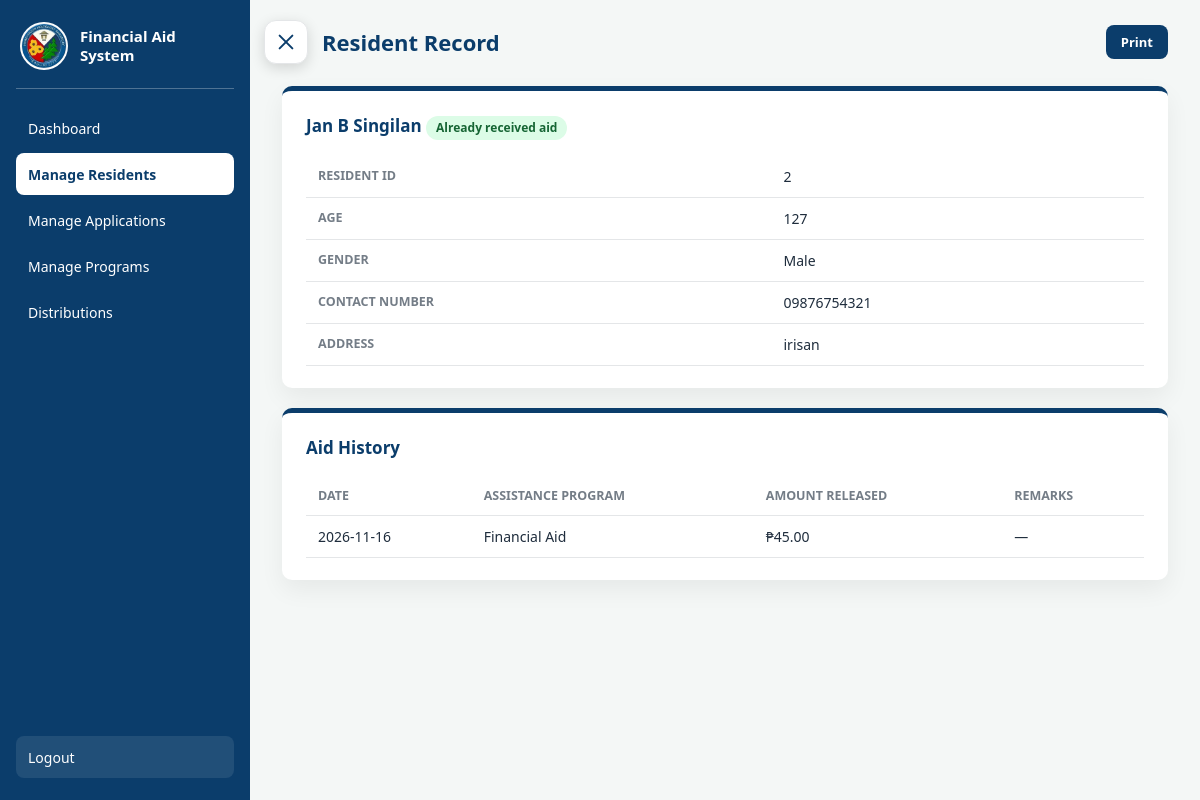
The page /worker/resident_record.php?id=2 (signed in) on the database as committed earlier.
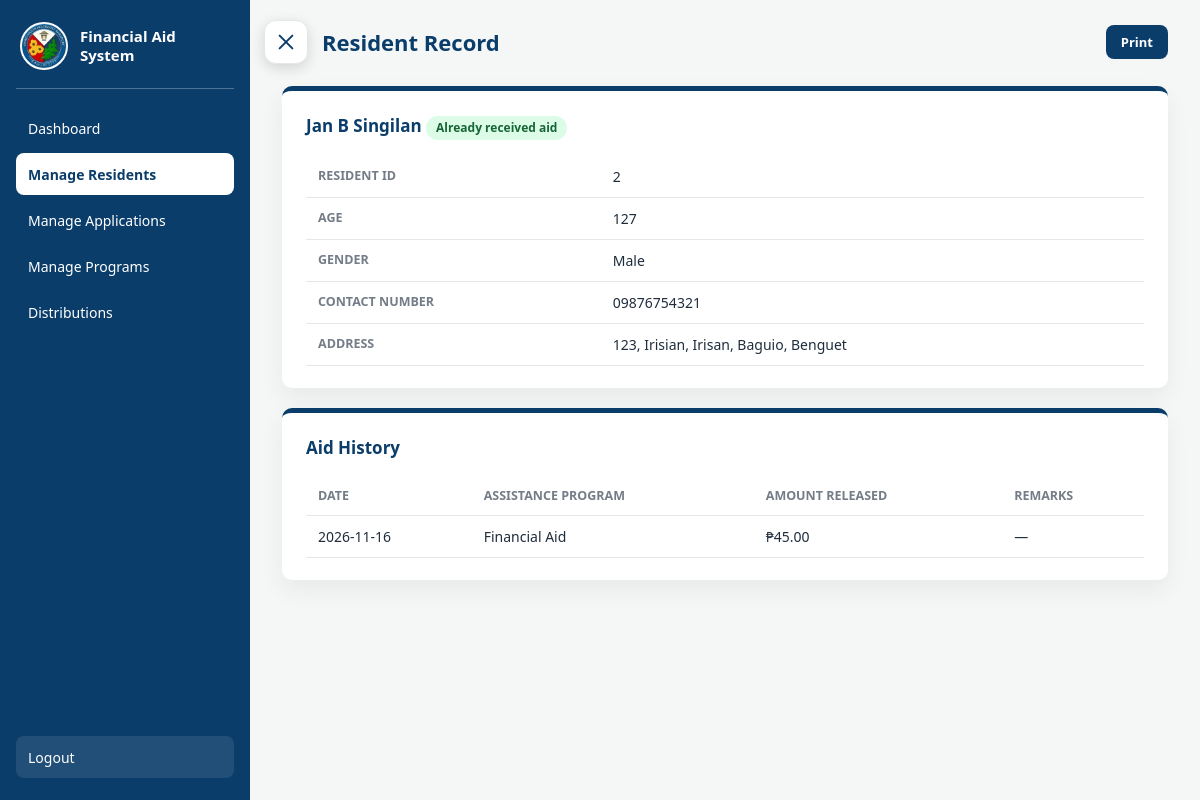
The same page on the database as committed later.
### tables this page shows
CREATE TABLE `resident_information` (
  `resident_id` int(11) NOT NULL,
  `user_id` int(11) DEFAULT NULL,
  `firstname` varchar(50) NOT NULL,
  `middlename` varchar(50) DEFAULT NULL,
  `lastname` varchar(50) NOT NULL,
  `suffix` varchar(10) DEFAULT NULL,
  `nickname` varchar(50) DEFAULT NULL,
  `birthdate` date DEFAULT NULL,
  `move_in_date` date DEFAULT NULL,
  `age` tinyint(3) UNSIGNED DEFAULT NULL,
  `gender` enum('Male','Female','Other') DEFAULT NULL,
  `civilstatus` enum('Single','Married','Widowed','Annulled') DEFAULT NULL,
  `contact` varchar(20) DEFAULT NULL,
  `email` varchar(100) DEFAULT NULL,
  `housenumber` varchar(20) DEFAULT NULL,
  `street` varchar(60) DEFAULT NULL,
  `barangay` varchar(50) DEFAULT NULL,
  `city` varchar(50) DEFAULT NULL,
  `province` varchar(50) DEFAULT NULL,
  `zipcode` char(4) DEFAULT NULL,
  `address` varchar(300) DEFAULT NULL,
  `birthplace` varchar(60) DEFAULT NULL,
  `occupation` varchar(60) DEFAULT NULL,
  `monthly_income` decimal(10,2) DEFAULT NULL,
  `education` enum('Elementary','High School','Senior High School','College','Graduate','Vocational') DEFAULT NULL,
  `course` varchar(100) DEFAULT NULL,
  `talents` text DEFAULT NULL,
  `marketable_skills` text DEFAULT NULL,
  `health_condition` text DEFAULT NULL,
  `transport_mode` enum('Public transportation','Personal vehicle','Company service','Walking','Other') DEFAULT NULL,
  `transport_details` varchar(100) DEFAULT NULL,
  `soloparent` enum('Yes','No') DEFAULT NULL,
  `children` tinyint(3) UNSIGNED DEFAULT NULL,
  `member` enum('Yes','No') DEFAULT NULL,
  `program` varchar(100) DEFAULT NULL,
  `dependent` enum('Yes','No') DEFAULT NULL,
  `relationship` varchar(50) DEFAULT NULL,
  `benefits` varchar(100) DEFAULT NULL,
  `school` varchar(100) DEFAULT NULL,
  `yearlevel` varchar(30) DEFAULT NULL,
  `enrolled` varchar(20) DEFAULT NULL,
  `attained` varchar(30) DEFAULT NULL,
  `senior` varchar(150) DEFAULT NULL,
  `issues` text DEFAULT NULL
);

### classes/beneficiary.php (called while the page is built, shortened)
<?php
class Beneficiary {
    private $pdo;
    public function __construct($pdo) {
        $this->pdo = $pdo;
    }
    public function find_resident($resident_id) {
        $prep = $this->pdo->prepare(
            "SELECT * FROM resident_information WHERE resident_id = :id LIMIT 1"
        );
        $prep->execute([':id' => $resident_id]);
        return $prep->fetch(PDO::FETCH_ASSOC);
    }
    public function aid_history($resident_id) {
        $prep = $this->pdo->prepare(
            "SELECT a.aid_type AS program, r.amount, r.release_date, r.remarks
             FROM assistance_release r
             INNER JOIN application a ON a.applicant_id = r.applicant_id
             WHERE a.resident_id = :id
             ORDER BY r.release_date DESC, r.release_id DESC"
        );
        $prep->execute([':id' => $resident_id]);
        return $prep->fetchAll(PDO::FETCH_ASSOC);
    }
    public function has_received($resident_id) {
        $prep = $this->pdo->prepare(
            "SELECT COUNT(*)
             FROM assistance_release r
             INNER JOIN application a ON a.applicant_id = r.applicant_id
             WHERE a.resident_id = :id"
        );
        $prep->execute([':id' => $resident_id]);
        return (int)$prep->fetchColumn() > 0;
    }
}

### worker/resident_record.php (the view, shortened to what the changed rows need)
<?php
require_once "../dbconn.php";
require_once "../classes/beneficiary.php";
$conn = new Beneficiary($pdo);
$resident_id = filter_input(INPUT_GET, 'id', FILTER_VALIDATE_INT);
$resident = null;
$history = [];
$received = false;
if ($resident_id) {
    try {
        $resident = $conn->find_resident($resident_id);
        if ($resident) {
            $history = $conn->aid_history($resident['resident_id']);
            $received = $conn->has_received($resident['resident_id']);
        }
    } catch (Throwable $e) {
        $resident = null;
        $history = [];
        $received = false;
    }
}
$resident_name = '';
if (is_array($resident)) {
    $name_parts = [];
    foreach (['firstname', 'middlename', 'lastname'] as $field) {
        $value = $resident[$field] ?? '';
        if (trim((string) $value) !== '') {
            $name_parts[] = trim((string) $value);
        }
    }
    $resident_name = implode(' ', $name_parts);
}
?>
<!DOCTYPE html>
<html lang="en">
<head>
    <link rel="stylesheet" href="../theme.css">
</head>
<body>
<div class="dashboard">
    <main class="main-content">
        <div class="topbar">
            <h2>Resident Record</h2>
        </div>
        <?php if (!$resident): ?>
            <section class="panel"><p class="empty-message">Record not found.</p></section>
        <?php else: ?>
            <section class="panel">
                <div class="panel-header">
                    <h3>
                        <?php echo htmlspecialchars($resident_name ?: 'Resident'); ?>
                        <span class="badge <?php echo $received ? 'badge-yes' : 'badge-no'; ?>">
                            <?php echo $received ? 'Already received aid' : 'No record yet'; ?>
                        </span>
                    </h3>
                </div>
                <div class="table-wrapper">
                    <table class="applicant-table">
                        <tbody>
                            <tr><th>Resident ID</th><td><?php echo htmlspecialchars((string)($resident['resident_id'] ?? 'N/A')); ?></td></tr>
                            <tr><th>Age</th><td><?php echo htmlspecialchars((string)($resident['age'] ?? 'N/A')); ?></td></tr>
                            <tr><th>Gender</th><td><?php echo htmlspecialchars((string)($resident['gender'] ?? 'N/A')); ?></td></tr>
                            <tr><th>Contact Number</th><td><?php echo htmlspecialchars((string)($resident['contact'] ?? 'N/A')); ?></td></tr>
                            <tr><th>Address</th><td><?php echo htmlspecialchars((string)($resident['address'] ?? 'N/A')); ?></td></tr>
                        </tbody>
                    </table>
                </div>
            </section>
            <section class="panel">
                <div class="panel-header"><h3>Aid History</h3></div>
                <?php if (empty($history)): ?>
                    <p class="empty-message">No record yet.</p>
                <?php else: ?>
                    <div class="table-wrapper">
                        <table class="applicant-table">
                            <thead>
                                <tr>
                                    <th>Date</th>
                                    <th>Assistance Program</th>
                                    <th>Amount Released</th>
                                    <th>Remarks</th>
                                </tr>
                            </thead>
                            <tbody>
                            <?php foreach ($history as $fetch): ?>
                                <tr>
                                    <td><?php echo htmlspecialchars((string)($fetch['release_date'] ?? 'N/A')); ?></td>
                                    <td><?php echo htmlspecialchars((string)($fetch['program'] ?? 'N/A')); ?></td>
                                    <td>₱<?php echo number_format((float)($fetch['amount'] ?? 0), 2); ?></td>
                                    <td><?php echo htmlspecialchars((string)($fetch['remarks'] ?? '—')); ?></td>
                                </tr>
                            <?php endforeach; ?>
                            </tbody>
                        </table>
                    </div>
                <?php endif; ?>
            </section>
        <?php endif; ?>
    </main>
</div>
</body>
</html>

Rows that differ between the two databases and show on the page:
changed resident_information "Male": address "irisan" → "123, Irisian, Irisan, Baguio, Benguet"
